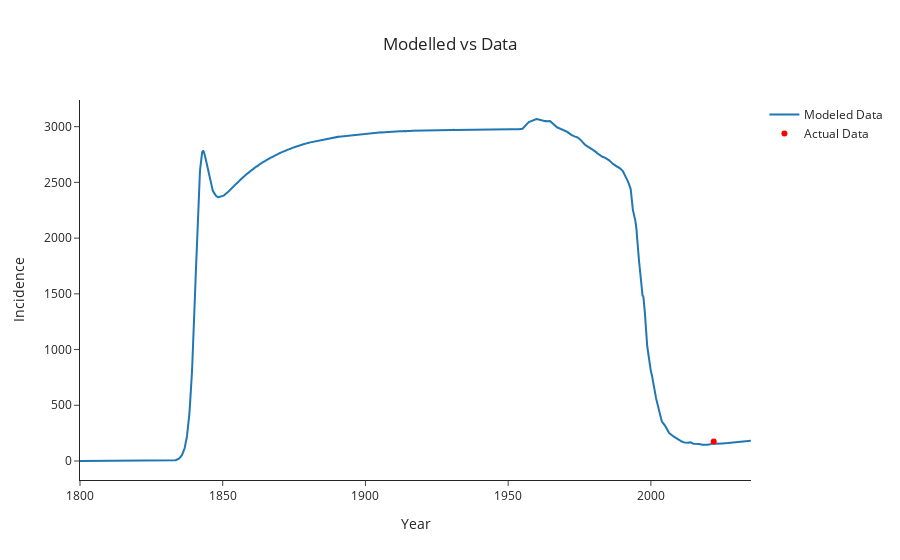

The code cell stored with this chart in its notebook:
### Code cell
plot_model_vs_actual(
    derived_df_0, targets['incidence'], "incidence", "Incidence", "Modelled vs Data"
)

### Figure 1 — Plotly figure (JSON) as saved in the notebook; plotly's stock layout.template omitted (floating-point values rounded to 4 significant figures; data arrays with more than 128 entries replaced by an {"elided": "..."} marker saying what was removed)
{"data": [{"mode": "lines", "name": "Modeled Data", "type": "scatter", "x": {"elided": "2351 float values"}, "y": {"elided": "2351 float values"}}, {"marker": {"color": "red"}, "mode": "markers", "name": "Actual Data", "type": "scatter", "x": [2022], "y": [176]}], "layout": {"title": {"text": "Modelled vs Data", "x": 0.5}, "xaxis": {"title": {"text": "Year"}}, "yaxis": {"title": {"text": "Incidence"}}}}
